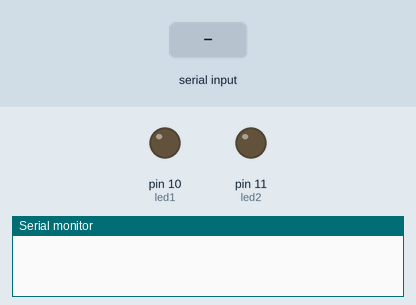
Simulated run of this sketch. Board: Arduino Uno, built with avr-gcc and run on an emulated ATmega328P. Parts: output pins drawn as LEDs (lit = HIGH), the last lines printed to the serial monitor. Inputs (shaded band) come from the test bench.

Above: at 1.2 s.
1.3 s: "1\n" received over the second serial link
At 2.0 s:
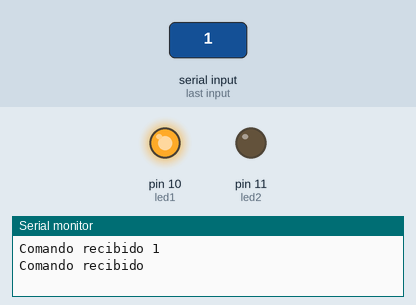
2.8 s: "2\n" received over the second serial link
At 3.1 s:
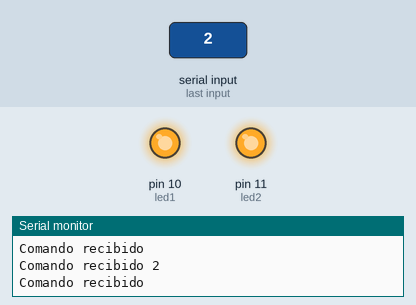
4.3 s: "1\n" received over the second serial link
At 5.5 s:
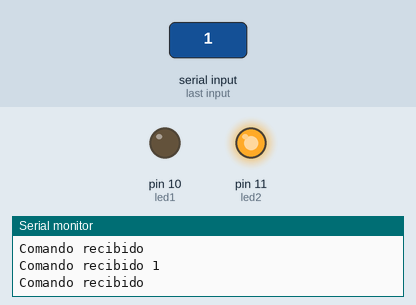
Timing chart, 0 to 7.3 s (numbered marks = the images above; inputs shaded):
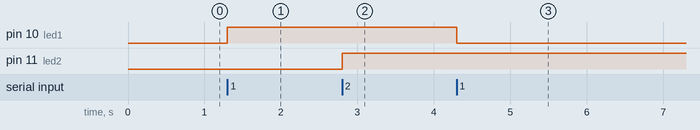

The sketch:

sketch_jan03a.ino
```cpp
template <class EMA> inline Print &operator <<(Print &obj, EMA arg){
  obj.print(arg);
  return obj;
}

#include <SoftwareSerial.h>
SoftwareSerial miBT(3,2);
int led1 = 10;
int led2 = 11;
char dato;
void setup() {
  Serial.begin(9600);
  miBT.begin(9600);
  pinMode(led2,OUTPUT);
  pinMode(led1,OUTPUT);
}

void loop() {
  if(miBT.available()){

    dato = miBT.read();
    Serial <<"Comando recibido " << dato<<"\n";

    if(dato == '1'){
      digitalWrite(led1,!digitalRead(led1));
      miBT.write("Led 1");
    }
    if(dato == '2'){

      digitalWrite(led2,!digitalRead(led2));
      miBT.write("led2");
    }
  }
}
```

Measured:
- after the input at 1.3 s, pin 10 (led1): LOW → HIGH at once
- after the input at 2.8 s, pin 11 (led2): LOW → HIGH at once
- after the input at 4.3 s, pin 10 (led1): HIGH → LOW at once
